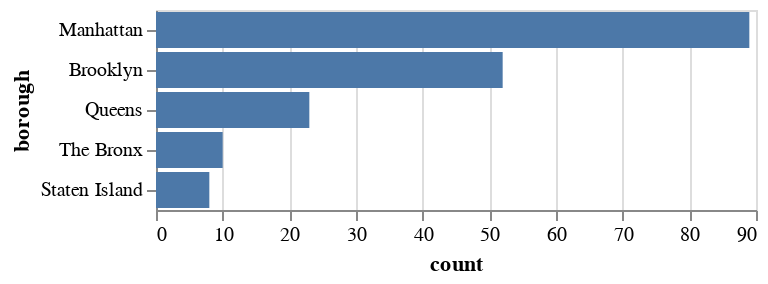

The code cell stored with this chart in its notebook:
### Code cell
base = alt.Chart(pd.DataFrame(df['borough'].value_counts().reset_index())).encode(
    x='count',
    y=alt.Y('borough').sort('-x'),
    # text='borough'
)
base.mark_bar() + base.mark_text(align='left', dx=2)

### Figure 1 — Vega-Lite specification as saved in the notebook (floating-point values rounded to 4 significant figures)
{"config": {"view": {"continuousWidth": 300, "continuousHeight": 300}}, "layer": [{"mark": {"type": "bar"}, "encoding": {"x": {"field": "count", "type": "quantitative"}, "y": {"field": "borough", "sort": "-x", "type": "nominal"}}}, {"mark": {"type": "text", "align": "left", "dx": 2}, "encoding": {"x": {"field": "count", "type": "quantitative"}, "y": {"field": "borough", "sort": "-x", "type": "nominal"}}}], "data": {"name": "data-f928194c4d48b0c6ae9f2fca789e3e66"}, "$schema": "https://vega.github.io/schema/vega-lite/v5.17.0.json", "datasets": {"data-f928194c4d48b0c6ae9f2fca789e3e66": [{"borough": "Manhattan", "count": 89}, {"borough": "Brooklyn", "count": 52}, {"borough": "Queens", "count": 23}, {"borough": "The Bronx", "count": 10}, {"borough": "Staten Island", "count": 8}]}}
